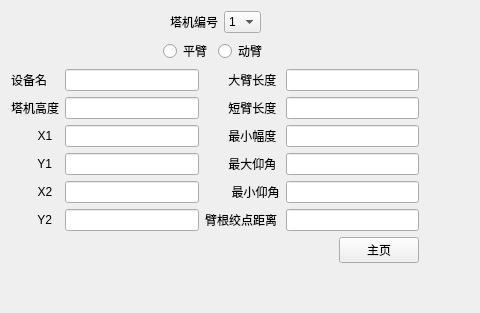
<?xml version="1.0" encoding="UTF-8"?>
<ui version="4.0">
 <class>tower</class>
 <widget class="QWidget" name="tower">
  <property name="geometry">
   <rect>
    <x>0</x>
    <y>0</y>
    <width>480</width>
    <height>313</height>
   </rect>
  </property>
  <property name="windowTitle">
   <string>Form</string>
  </property>
  <layout class="QFormLayout" name="formLayout">
   <item row="0" column="0">
    <layout class="QVBoxLayout" name="verticalLayout_2">
     <item>
      <layout class="QVBoxLayout" name="verticalLayout">
       <item>
        <layout class="QHBoxLayout" name="horizontalLayout">
         <item>
          <spacer name="horizontalSpacer">
           <property name="orientation">
            <enum>Qt::Horizontal</enum>
           </property>
           <property name="sizeHint" stdset="0">
            <size>
             <width>78</width>
             <height>20</height>
            </size>
           </property>
          </spacer>
         </item>
         <item>
          <widget class="QLabel" name="label">
           <property name="text">
            <string>塔机编号</string>
           </property>
          </widget>
         </item>
         <item>
          <widget class="QComboBox" name="comboBox">
           <item>
            <property name="text">
             <string>1</string>
            </property>
           </item>
          </widget>
         </item>
         <item>
          <spacer name="horizontalSpacer_2">
           <property name="orientation">
            <enum>Qt::Horizontal</enum>
           </property>
           <property name="sizeHint" stdset="0">
            <size>
             <width>78</width>
             <height>20</height>
            </size>
           </property>
          </spacer>
         </item>
        </layout>
       </item>
       <item>
        <layout class="QHBoxLayout" name="horizontalLayout_2">
         <item>
          <spacer name="horizontalSpacer_3">
           <property name="orientation">
            <enum>Qt::Horizontal</enum>
           </property>
           <property name="sizeHint" stdset="0">
            <size>
             <width>78</width>
             <height>20</height>
            </size>
           </property>
          </spacer>
         </item>
         <item>
          <widget class="QRadioButton" name="radioButton_2">
           <property name="text">
            <string>平臂</string>
           </property>
          </widget>
         </item>
         <item>
          <widget class="QRadioButton" name="radioButton">
           <property name="text">
            <string>动臂</string>
           </property>
          </widget>
         </item>
         <item>
          <spacer name="horizontalSpacer_4">
           <property name="orientation">
            <enum>Qt::Horizontal</enum>
           </property>
           <property name="sizeHint" stdset="0">
            <size>
             <width>78</width>
             <height>20</height>
            </size>
           </property>
          </spacer>
         </item>
        </layout>
       </item>
       <item>
        <layout class="QGridLayout" name="gridLayout">
         <item row="0" column="0">
          <widget class="QLabel" name="label_2">
           <property name="text">
            <string>设备名</string>
           </property>
          </widget>
         </item>
         <item row="1" column="2">
          <widget class="QLabel" name="label_5">
           <property name="text">
            <string>       短臂长度</string>
           </property>
          </widget>
         </item>
         <item row="3" column="0">
          <widget class="QLabel" name="label_9">
           <property name="text">
            <string>        Y1</string>
           </property>
          </widget>
         </item>
         <item row="1" column="0">
          <widget class="QLabel" name="label_4">
           <property name="text">
            <string>塔机高度</string>
           </property>
          </widget>
         </item>
         <item row="0" column="3">
          <widget class="QLineEdit" name="lineEdit_2"/>
         </item>
         <item row="0" column="2">
          <widget class="QLabel" name="label_3">
           <property name="text">
            <string>       大臂长度</string>
           </property>
          </widget>
         </item>
         <item row="0" column="1">
          <widget class="QLineEdit" name="lineEdit"/>
         </item>
         <item row="1" column="1">
          <widget class="QLineEdit" name="lineEdit_3"/>
         </item>
         <item row="1" column="3">
          <widget class="QLineEdit" name="lineEdit_4"/>
         </item>
         <item row="4" column="0">
          <widget class="QLabel" name="label_10">
           <property name="text">
            <string>        X2</string>
           </property>
          </widget>
         </item>
         <item row="2" column="0">
          <widget class="QLabel" name="label_6">
           <property name="text">
            <string>        X1</string>
           </property>
          </widget>
         </item>
         <item row="5" column="0">
          <widget class="QLabel" name="label_8">
           <property name="text">
            <string>        Y2</string>
           </property>
          </widget>
         </item>
         <item row="2" column="1">
          <widget class="QLineEdit" name="lineEdit_5"/>
         </item>
         <item row="3" column="1">
          <widget class="QLineEdit" name="lineEdit_6"/>
         </item>
         <item row="4" column="1">
          <widget class="QLineEdit" name="lineEdit_7"/>
         </item>
         <item row="5" column="1">
          <widget class="QLineEdit" name="lineEdit_8"/>
         </item>
         <item row="2" column="2">
          <widget class="QLabel" name="label_11">
           <property name="text">
            <string>       最小幅度</string>
           </property>
          </widget>
         </item>
         <item row="3" column="2">
          <widget class="QLabel" name="label_12">
           <property name="text">
            <string>       最大仰角</string>
           </property>
          </widget>
         </item>
         <item row="4" column="2">
          <widget class="QLabel" name="label_13">
           <property name="text">
            <string>        最小仰角</string>
           </property>
          </widget>
         </item>
         <item row="5" column="2">
          <widget class="QLabel" name="label_14">
           <property name="text">
            <string>臂根绞点距离</string>
           </property>
          </widget>
         </item>
         <item row="2" column="3">
          <widget class="QLineEdit" name="lineEdit_9"/>
         </item>
         <item row="3" column="3">
          <widget class="QLineEdit" name="lineEdit_10"/>
         </item>
         <item row="4" column="3">
          <widget class="QLineEdit" name="lineEdit_11"/>
         </item>
         <item row="5" column="3">
          <widget class="QLineEdit" name="lineEdit_12"/>
         </item>
        </layout>
       </item>
      </layout>
     </item>
     <item>
      <layout class="QHBoxLayout" name="horizontalLayout_3">
       <item>
        <spacer name="horizontalSpacer_5">
         <property name="orientation">
          <enum>Qt::Horizontal</enum>
         </property>
         <property name="sizeHint" stdset="0">
          <size>
           <width>328</width>
           <height>20</height>
          </size>
         </property>
        </spacer>
       </item>
       <item>
        <widget class="QPushButton" name="pushButton">
         <property name="text">
          <string>主页</string>
         </property>
        </widget>
       </item>
      </layout>
     </item>
    </layout>
   </item>
  </layout>
 </widget>
 <resources/>
 <connections/>
</ui>
